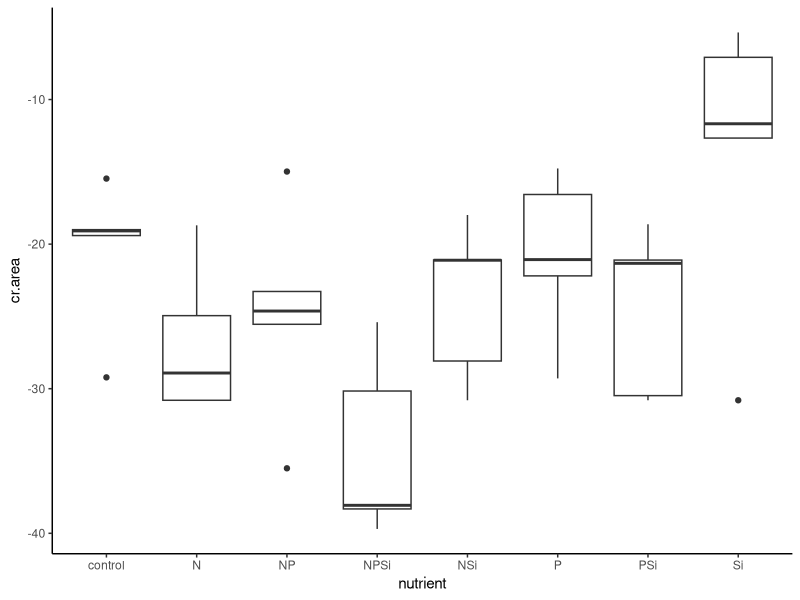
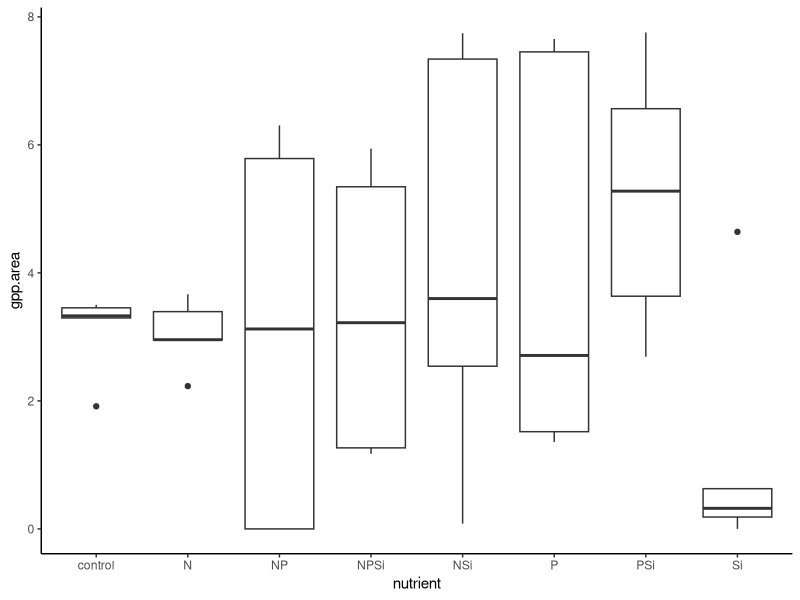
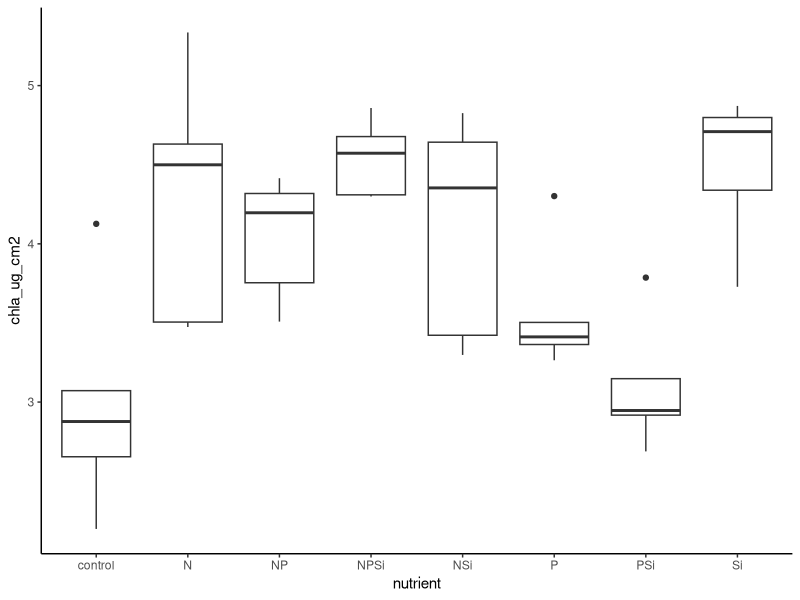

Generate these figures, in order, with R: (Note: this script raises an error after producing the figures.)
#Author:  Clay Arango
#Creation date: 14-Feb-19
#Script to analyze NDS data from Summer 2018 WSB work with S. Roley and A. Alexiades

#packages

library(nlme)
library(nortest)
library(plyr)
library(dplyr)
library(multcomp)
library(MASS)
library(ggplot2)

#Load data
aht_summer <- read.table(file="aht_summer.csv", header=T, sep=",")

#set variable
d = aht_summer

#evaluate data to make sure factors are correct
names(d)

unique(d$nutrient) #control, N, NP, NPSi, NSi, P, PSi, Si
unique(d$N) #should be 0 and 1
unique(d$P) #should be 0 and 1
unique(d$Si) #should be 0 and 1
unique(d$top) #should be "sponge" and "glass"
#if need to change, use recode function below. 
d$top<-recode(d$top, "cellulose" ="sponge")
str(d)

#convert N and P vand Si alues (0 or 1 for absence or presence) to factors
d$N<-as.factor(d$N)
d$P<-as.factor(d$P)
d$Si<-as.factor(d$Si)
str(d)

#subset data into gpp and cr response
d.cr = subset(d, top=="sponge", data=d)
d.gpp = subset(d, top=="glass", data=d)

#check for outliers and check data entry before calculating NRR.
ggplot(d.cr, aes(x=nutrient, y=cr.area))+geom_boxplot() +theme_classic()
#one low and one high control but seem well-distributed

#calculate nrr for cr
x<-ddply(d.cr, "nutrient", summarise, ave_cr = mean(cr.area, na.rm=T)) #changed to ddply b/c allows
#to specify by column name - I had a csv file with the relevant column in a different position.
x
d.cr$cr.nrr = d.cr$cr.area/-20.436057 #divide by control ave_cr

#check for outliers and check data entry before calculating NRR.
ggplot(d.gpp, aes(x=nutrient, y=gpp.area))+geom_boxplot() +theme_classic()
#one high-ish Si value checks out
ggplot(d.gpp, aes(x=nutrient, y=chla_ug_cm2))+geom_boxplot() +theme_classic()
#one high control checks out, but consider dropping. F6

#calculate nrr for gpp and chla
x<- ddply(d.gpp, "nutrient", summarise, ave_gpp = mean(gpp.area, na.rm=T), ave_chla = mean(chla_ug_cm2, na.rm=T)) 
x
d.gpp$gpp.nrr = d.gpp$gpp.area/3.099015 #divide by control ave_gpp
d.gpp$chla.nrr = d.gpp$chla_ug_cm2/2.985545 #divide by control ave_chla
x1<- ddply(subset(d.gpp, !(nds.id=="F6")), "nutrient", summarise, ave_chla = mean(chla_ug_cm2, na.rm=T)) 
x1
d.gpp$chla.nrr<-d.gpp$chla_ug_cm2/2.700340
  
#now combine into one and export
d.cr$chla.nrr<-NA
d.cr$chla.nrr_1<-NA
d.cr$gpp.nrr<-NA
d.gpp$cr.nrr<-NA
d.nrr<-rbind(d.cr, d.gpp)
d.nrr$site.date<-"aht_summer"
d.nrr$gpp.es<-log(d.nrr$gpp.nrr)
d.nrr$cr.es<-log(d.nrr$cr.nrr)
d.nrr$chla.es<-log(d.nrr$chla.nrr)
d.nrr$chla.es_1<-log(d.nrr$chla.nrr_1)

write.table(d.nrr, "aht_summer_nrr.csv",  sep=",", quote=F, row.names =F)

###############
#plots of NRR
##############
ggplot(data=subset(d.cr, !(nutrient=="control")), aes(x=nutrient, y=cr.nrr))+geom_boxplot()+theme_bw()+
  ylab("CR NRR")+geom_abline(slope = 0, intercept = 1)+
  theme(axis.title.x=element_blank(), panel.grid.minor=element_blank(), panel.grid.major=element_blank())
#Si inhibition; others neutral or limitation

ggplot(data=subset(d.nrr, (top=="sponge")), aes(x=nutrient, y=cr.es))+geom_boxplot()+theme_bw()+
  ylab("CR NRR")+geom_hline(yintercept = 0.7, lty="dashed")+ geom_hline(yintercept = -0.7, lty="dashed")+
  geom_hline(yintercept = -1.385)+
  theme(axis.title.x=element_blank(), panel.grid.minor=element_blank(), panel.grid.major=element_blank())

ggplot(data=d.gpp, aes(x=nutrient, y=gpp.nrr))+geom_boxplot()+theme_bw()+
  ylab("GPP NRR")+geom_abline(slope = 0, intercept = 1)+
  theme(axis.title.x=element_blank(), panel.grid.minor=element_blank(), panel.grid.major=element_blank())
#mostly inhibition

ggplot(data=subset(d.nrr, top =="glass"),aes(x=nutrient, y=gpp.es))+geom_boxplot()+theme_bw()+
  ylab("GPP Effect Size")+geom_hline(yintercept = 0.7, lty="dashed")+
  geom_hline(yintercept = -0.7, lty="dashed")+ geom_hline(yintercept = -1.385)+
  theme(axis.title.x=element_blank(), panel.grid.minor=element_blank(), panel.grid.major=element_blank())

ggplot(data=d.gpp, aes(x=nutrient, y=chla.nrr))+geom_boxplot()+theme_bw()+
  ylab("Chlorophyll-a NRR")+geom_abline(slope = 0, intercept = 1)+ 
  theme(axis.title.x=element_blank(), panel.grid.minor=element_blank(), panel.grid.major=element_blank())

ggplot(data=subset(d.gpp, !(nds.id=="F6")),aes(x=nutrient, y=chla.nrr_1))+geom_boxplot()+theme_bw()+
  ylab("Chlorophyll-a NRR")+geom_abline(slope = 0, intercept = 1)+ 
  theme(axis.title.x=element_blank(), panel.grid.minor=element_blank(), panel.grid.major=element_blank())

ggplot(data=subset(d.nrr, (top=="glass")), aes(x=nutrient, y=chla.es))+geom_boxplot()+theme_bw()+
  ylab("Chla Effect Size")+ geom_hline(yintercept = 0.7, lty="dashed")+    
  theme(axis.title.x=element_blank(), panel.grid.minor=element_blank(), panel.grid.major=element_blank())

ggplot(data=subset(d.nrr, (top=="glass")), aes(x=nutrient, y=chla.es_1))+geom_boxplot()+theme_bw()+
  ylab("Chla Effect Size")+ geom_hline(yintercept = 0.7, lty="dashed")+    
  theme(axis.title.x=element_blank(), panel.grid.minor=element_blank(), panel.grid.major=element_blank())

##########
#NRR Summary Files
#########

GPP_sum<-ddply(d.gpp, "nutrient", summarise, ave_nrr.gpp=mean(gpp.nrr, na.rm=T), sd_nrr.gpp=sd(gpp.nrr, na.rm=T), 
               se_nrr.gpp =(sd(gpp.nrr)/sqrt(sum(!is.na(gpp.nrr)))), 
               ci95_nrr.gpp = (1.96*(sd(gpp.nrr)/sqrt(sum(!is.na(gpp.nrr))))),
               ave_nrr.chla=mean(chla.nrr, na.rm=T), sd_nrr.chla=sd(chla.nrr, na.rm=T), 
               se_nrr.chla =(sd(chla.nrr)/sqrt(sum(!is.na(chla.nrr)))), 
               ci95_nrr.chla = (1.96*(sd(chla.nrr)/sqrt(sum(!is.na(chla.nrr))))))
CR_sum<-ddply(d.cr, "nutrient", summarise, ave_nrr.cr=mean(cr.nrr, na.rm=T), sd_nrr.cr=sd(cr.nrr, na.rm=T), 
              se_nrr.cr =(sd(cr.nrr)/sqrt(sum(!is.na(cr.nrr)))), 
              ci95_nrr.cr = (1.96*(sd(cr.nrr)/sqrt(sum(!is.na(cr.nrr))))))

#now combine into one and export
d.sum<-merge(GPP_sum, CR_sum, by="nutrient")
d.sum$site_date<-"aht_summer"
write.table(d.sum, "reec_summer_summ.csv",  sep=",", quote=F, row.names =F)

############################################################
#analyze RESPIRATION data
############################################################
M1<-gls(cr.area~N*P*Si, data=d.cr, na.action=na.omit)
E1<-residuals(M1)
qqnorm(E1)
qqline(E1)
ad.test(E1)
   #residuals are more-or-less normally distributed, p=0.4456. A lot of wiggle around QQ line
hist(E1) #ok
plot(M1)# a little bit heteroscedastic but not dramatically so. less variation as values increase

plot(filter(d.cr, !is.na(cr.area)) %>% dplyr::select(nutrient), 
     E1, xlab="nutrient", ylab="Residuals")
bartlett.test(cr.area~nutrient, data=d.cr)
   #variance test OK, p = 0.8888

anova(M1)
  #N limitation. P and Si co-limitation (secondary co-limitation??)
#            numDF  F-value p-value
#N               1  13.0729  0.0010
#P               1   5.6370  0.0240
#Si              1   0.2001  0.6577
#N:P             1   0.0790  0.7805
#N:Si            1   1.5230  0.2264
#P:Si            1   7.3806  0.0107
#N:P:Si          1   0.0524  0.8205


##########################################################
#do multiple 2 way ANOVAs to improve our ability to interpret
##########################################################
#N and P
xx = na.omit(subset(d.cr, select = c(N,P,cr.area)))
interaction.plot(xx$N, xx$P, xx$cr.area*-1)

#N and Si
xx = na.omit(subset(d.cr, select = c(N,Si,cr.area)))
interaction.plot(xx$N, xx$Si, xx$cr.area*-1)

#P and Si
xx = na.omit(subset(d.cr, select = c(P,Si,cr.area)))
interaction.plot(xx$P, xx$Si, xx$cr.area*-1) #P offsets negative effect of Si
##########################################################
##########################################################

ggplot(data=d.cr, aes(x=nutrient, y = cr.area))+geom_boxplot()

x <- group_by(d.cr, nutrient) %>%  # Grouping function causes subsequent functions to aggregate by treatment
  summarize(cr.mean = abs(mean(cr.area, na.rm = TRUE)), # na.rm = TRUE to remove missing values
            cr.sd=abs(sd(cr.area, na.rm = TRUE)),  # na.rm = TRUE to remove missing values
            n = sum(!is.na(cr.area)), # of observations, excluding NAs. 
            cr.se=cr.sd/sqrt(n))


#ggsave('output/figures/Aht_summer_CRNRR.tiff',
#       units="in",
#       width=3.25,
#       height=3.25,
#       dpi=1200,
#       compression="lzw")

##########################
#analyze the CHLA data
##########################
M1<-gls(chla_ug_cm2~N*P*Si, data=subset(d.gpp,!nds.id=="F6"), na.action=na.omit) 
E1<-residuals(M1)
qqnorm(E1)
qqline(E1)
ad.test(E1)
#residuals are normal p = 0.651
hist(E1) #ok
plot(M1)# ok

plot(filter(d.gpp, !is.na(chla_ug_cm2)) %>% dplyr::select(nutrient), 
     E1, xlab="nutrient", ylab="Residuals")
bartlett.test(cr.area~nutrient, data=d.cr)
#variance test is OK p = 0.8888

anova(M1) #N limitation, Si limitation, P dampens Si but N overcomes
#N               1   20.5176  0.0001
#P               1    0.6151  0.4388
#Si              1    5.3094  0.0281
#N:P             1    1.7464  0.1960
#N:Si            1    1.7223  0.1990
#P:Si            1    5.1347  0.0306
#N:P:Si          1   20.1955  0.0001

##########################################################
#do multiple 2 way ANOVAs to improve our ability to interpret
##########################################################
#N and P
xx = na.omit(subset(d.gpp, select = c(N,P,chla_ug_cm2)))
interaction.plot(xx$N, xx$P, xx$chla_ug_cm2)
#N increases chla, w or w/o P

#N and Si
xx = na.omit(subset(d.gpp1, select = c(N,Si,chla_ug_cm2)))
interaction.plot(xx$N, xx$Si, xx$chla_ug_cm2)

#P and Si
xx = na.omit(subset(d.gpp, select = c(P,Si,chla_ug_cm2)))
interaction.plot(xx$P, xx$Si, xx$chla_ug_cm2)
#decline when P and Si combined, increase with P in absence of Si

############################################################
#analyze the PRODUCTION data
############################################################

M1<-gls(log10(gpp.area+1)~N*P*Si, data=d.gpp, na.action=na.omit) #had to log-transform
E1<-residuals(M1)
qqnorm(E1)
qqline(E1)
ad.test(E1)
  #with log transformation: looks better, p = 0.8947)
  #w/o transformation: residuals not normal (p = 0.012, clear deviation from QQ line)

hist(E1, xlab="residuals", main="")
plot(M1)

plot(filter(d.gpp, !is.na(gpp.area)) %>% dplyr::select(nutrient), 
     E1, xlab="nutrient", ylab="Residuals")
bartlett.test(gpp.area~nutrient, data=d.gpp)
   #variance increases with value, even with transformation. will use kruskal-wallis

ggplot(data=d.gpp, aes(x=nutrient, y = gpp.area))+geom_boxplot()
anova(M1)#doing anova anyway
#nothing significant

kruskal.test(gpp.area~nutrient, data=d.gpp, na.action=na.omit)#kruskal-wallis can only have 1 factor.
